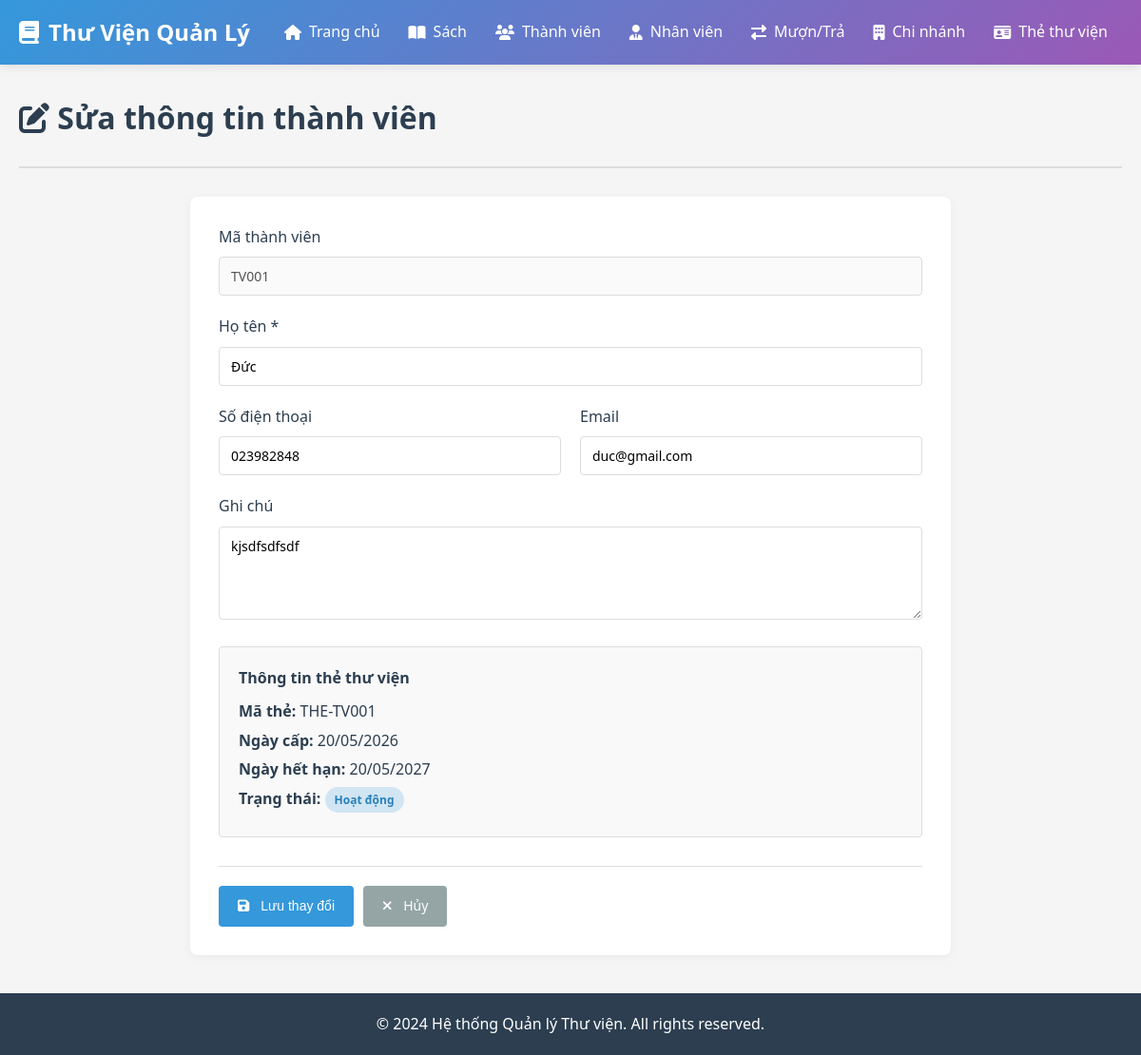
The app's page /thanh-vien/TV001/sua with its own data.
### app/models/__init__.py (models this page shows, shortened)
class ThanhVien(db.Model):
    __tablename__ = 'thanh_vien'
    ma_thanh_vien = db.Column(db.String(10), primary_key=True)
    ho_ten = db.Column(db.String(150), nullable=False)
    sdt = db.Column(db.String(15))
    email = db.Column(db.String(100))
    ngay_dang_ky = db.Column(db.Date, default=datetime.now)
    ghi_chu = db.Column(db.Text)
    the_thu_vien = db.relationship('TheThuVien', backref='thanh_vien', lazy=True, cascade='all, delete-orphan', uselist=False)
    don_muon = db.relationship('DonMuon', backref='thanh_vien', lazy=True, cascade='all, delete-orphan')

class TheThuVien(db.Model):
    __tablename__ = 'the_thu_vien'
    ma_the = db.Column(db.String(10), primary_key=True)
    ma_thanh_vien = db.Column(db.String(10), db.ForeignKey('thanh_vien.ma_thanh_vien'), nullable=False)
    ngay_cap = db.Column(db.Date, default=datetime.now)
    ngay_het_han = db.Column(db.Date, nullable=False)
    trang_thai = db.Column(db.String(50), default='Hoạt động')  # Hoạt động, Hết hạn, Khóa

### app/routes/__init__.py (the view, shortened to what this page needs)
@bp.route('/thanh-vien/<ma_thanh_vien>/sua', methods=['GET', 'POST'])
def sua_thanh_vien(ma_thanh_vien):
    thanh_vien = db.session.get(ThanhVien, ma_thanh_vien)
    if not thanh_vien:
        flash('Không tìm thấy thành viên', 'danger')
        return redirect(url_for('main.danh_sach_thanh_vien'))
    return render_template('thanh_vien/sua.html', thanh_vien=thanh_vien)

### app/templates/thanh_vien/sua.html (shortened to what this page needs)
{% extends "base.html" %}
{% block content %}
<div class="page-header">
    <h1><i class="fas fa-edit"></i> Sửa thông tin thành viên</h1>
</div>
<div class="form-container">
    <form method="POST" class="form">
        <div class="form-group">
            <label for="ma_thanh_vien">Mã thành viên</label>
            <input type="text" id="ma_thanh_vien" value="{{ thanh_vien.ma_thanh_vien }}" disabled>
        </div>
        <div class="form-group">
            <label for="ho_ten">Họ tên *</label>
            <input type="text" id="ho_ten" name="ho_ten" value="{{ thanh_vien.ho_ten }}" required>
        </div>
        <div class="form-row">
            <div class="form-group">
                <label for="sdt">Số điện thoại</label>
                <input type="tel" id="sdt" name="sdt" value="{{ thanh_vien.sdt or '' }}">
            </div>
            <div class="form-group">
                <label for="email">Email</label>
                <input type="email" id="email" name="email" value="{{ thanh_vien.email or '' }}">
            </div>
        </div>
        <div class="form-group">
            <label for="ghi_chu">Ghi chú</label>
            <textarea id="ghi_chu" name="ghi_chu" rows="4">{{ thanh_vien.ghi_chu or '' }}</textarea>
        </div>
        {% if thanh_vien.the_thu_vien %}
        <div class="info-box">
            <h4>Thông tin thẻ thư viện</h4>
            <p><strong>Mã thẻ:</strong> {{ thanh_vien.the_thu_vien.ma_the }}</p>
            <p><strong>Ngày cấp:</strong> {{ thanh_vien.the_thu_vien.ngay_cap.strftime('%d/%m/%Y') }}</p>
            <p><strong>Ngày hết hạn:</strong> {{ thanh_vien.the_thu_vien.ngay_het_han.strftime('%d/%m/%Y') }}</p>
            <p><strong>Trạng thái:</strong> <span class="badge badge-info">{{ thanh_vien.the_thu_vien.trang_thai }}</span></p>
        </div>
        {% endif %}
        <div class="form-actions">
            <button type="submit" class="btn btn-primary">
                <i class="fas fa-save"></i> Lưu thay đổi
            </button>
            <a href="{{ url_for('main.danh_sach_thanh_vien') }}" class="btn btn-secondary">
                <i class="fas fa-times"></i> Hủy
            </a>
        </div>
    </form>
</div>
{% endblock %}

### app/static/css/style.css (style rules this page uses)
:root { --primary: #3498db; --success: #2ecc71; --danger: #e74c3c; --warning: #f39c12; --info: #9b59b6; --light: #ecf0f1; --dark: #2c3e50; --gray: #95a5a6; --border: #ddd; }
* { margin: 0; padding: 0; box-sizing: border-box; }
body { font-family: 'Segoe UI', Tahoma, Geneva, Verdana, sans-serif; background-color: #f5f5f5; color: var(--dark); line-height: 1.6; }
.page-header { margin-bottom: 30px; padding-bottom: 20px; border-bottom: 2px solid var(--border); }
.page-header h1 { font-size: 32px; margin-bottom: 5px; color: var(--dark); }
.btn { display: inline-block; padding: 10px 20px; border: none; border-radius: 4px; cursor: pointer; text-decoration: none; font-size: 14px; transition: all 0.3s; font-weight: 500; text-align: center; }
.btn i { margin-right: 8px; }
.btn-primary { background: var(--primary); color: white; }
.btn-secondary { background: var(--gray); color: white; }
.form-container { background: white; border-radius: 8px; padding: 30px; box-shadow: 0 2px 10px rgba(0,0,0,0.05); max-width: 800px; margin: 0 auto; }
.form-group { margin-bottom: 20px; }
.form-row { display: grid; grid-template-columns: 1fr 1fr; gap: 20px; }
.form-group label { display: block; margin-bottom: 8px; font-weight: 500; color: var(--dark); }
.form-group input, .form-group select, .form-group textarea { width: 100%; padding: 10px 12px; border: 1px solid var(--border); border-radius: 4px; font-size: 14px; font-family: inherit; transition: border-color 0.3s; }
.form-actions { display: flex; gap: 10px; margin-top: 30px; padding-top: 20px; border-top: 1px solid var(--border); }
.badge { display: inline-block; padding: 4px 10px; border-radius: 20px; font-size: 12px; font-weight: 600; }
.badge-info { background: rgba(52, 152, 219, 0.2); color: #2980b9; }
.info-box { background: #f9f9f9; border: 1px solid var(--border); border-radius: 4px; padding: 20px; margin-bottom: 20px; }
.info-box h4 { margin-bottom: 10px; color: var(--dark); }
.info-box p { margin: 5px 0; }

### records on screen
ThanhVien: ma_thanh_vien "TV001", ho_ten "Đức", sdt "023982848", email "duc@gmail.com", ghi_chu "kjsdfsdfsdf"
TheThuVien: the_thu_vien.ma_the "THE-TV001", the_thu_vien.ngay_cap "20/05/2026", the_thu_vien.ngay_het_han "20/05/2027", the_thu_vien.trang_thai "Hoạt động"
